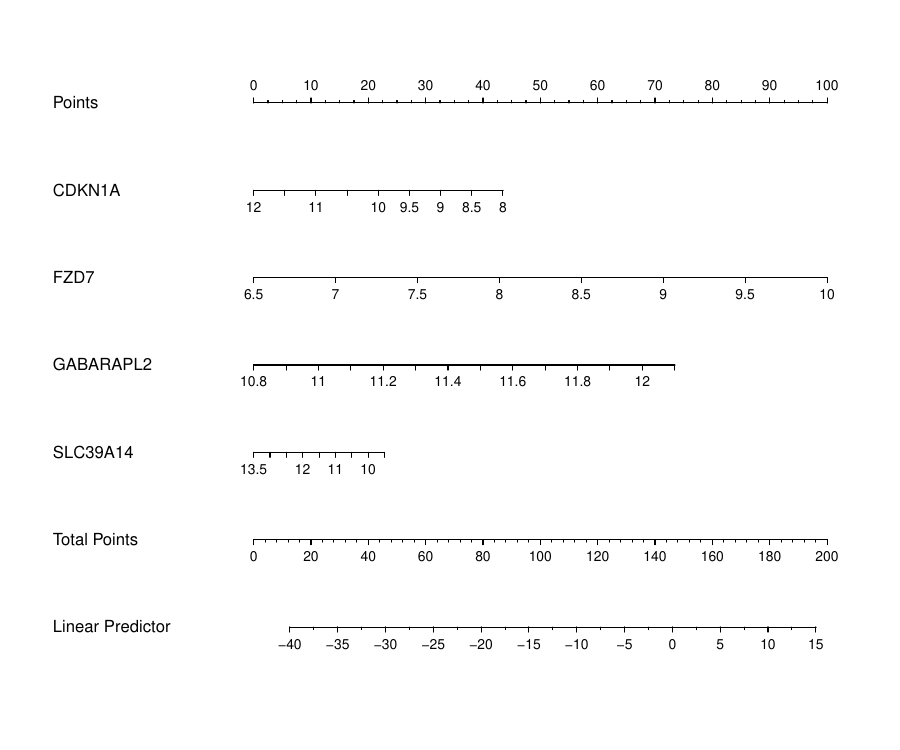

The script that saved this image:


#引用包
library(dplyr)
library(pROC)
library(ggplot2)
library(survival)
library(regplot)
library(rms)
library(ggsci)
library(survminer)
library(timeROC)
library(ggDCA)
library(limma)

inputFile="normalize.txt"       #表达矩阵
hub="interGenes.txt"        #核心基因

#读取输入文件
rt=read.table(inputFile, header=T, sep="\t", check.names=F)
rt=as.matrix(rt)
rownames(rt)=rt[,1]
exp=rt[,2:ncol(rt)]
dimnames=list(rownames(exp),colnames(exp))
data=matrix(as.numeric(as.matrix(exp)),nrow=nrow(exp),dimnames=dimnames)
data=avereps(data)
data=t(data)
sample=read.table("sample.txt",sep="\t",header=F,check.names=F)
colnames(sample)=c("ID","Type")
data=data[sample$ID,]
aSAH1=data[,read.table(hub, header=F, sep="\t", check.names=F)[,1]]
aSAH=cbind(sample,aSAH1)
#简单看一下ROC曲线AUC的情况
aflist=roc(Type~CDKN1A+FZD7+GABARAPL2+SLC39A14, data = aSAH)
g3 <- ggroc(aflist, size = 1.2,alpha=.6,)
g5=g3+ggsci::scale_color_lancet()
print(g5)
#诺曼图，高度比：8比10
############逻辑回归模型
dd <- datadist(aSAH)
options(datadist="dd")
fit <- lrm(formula = Type ~ CDKN1A+FZD7+GABARAPL2+SLC39A14, data =aSAH)
print(fit)
coef=as.data.frame(fit$coefficients)[-1,,drop=F]
coefout=cbind(ID=rownames(coef),coef)
write.table(coefout,file="coefficients.txt",sep="\t",quote=F,row.names = F)
#绘图
pdf(file="nomogram.pdf", width=9, height=7.5)
plot(nomogram(fit,fun.at = seq(0.05,0.95,0.05)),funlabel = "nomogram model")
dev.off()

plot(regplot(fit,plots=c("density","boxes"), observation=T, title="Prediction Nomogram", clickable=T, points=TRUE,droplines=TRUE))

nomoscore=predict(fit, data=t(aSAH))
aSAH$nomoscore=nomoscore
write.table(aSAH,file="nomoscore.txt",sep="\t",quote=F,row.names = F)

